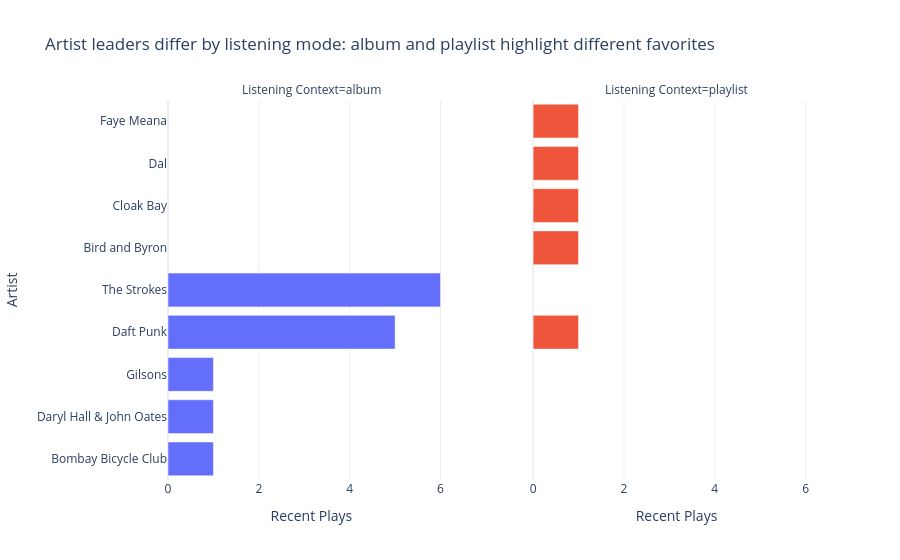

The code cell stored with this chart in its notebook:
### Code cell
# Q3 Visualization 2: top artists by listening mode (album vs playlist)
import plotly.express as px

if "artist_by_context" not in globals():
    raise NameError("Run the Question 3 analysis cell first to create artist_by_context.")

context_order = ["album", "playlist"]
artist_context_plot = artist_by_context.copy()
artist_context_plot["context"] = pd.Categorical(
    artist_context_plot["context"], categories=context_order, ordered=True
)
artist_context_plot = artist_context_plot.sort_values(["context", "plays"], ascending=[True, True])

q3_context_bars = px.bar(
    artist_context_plot,
    x="plays",
    y="artist",
    color="context",
    orientation="h",
    facet_col="context",
    facet_col_spacing=0.12,
    category_orders={"context": context_order},
    labels={"plays": "Recent Plays", "artist": "Artist", "context": "Listening Context"},
    title="Artist leaders differ by listening mode: album and playlist highlight different favorites",
)

q3_context_bars.update_layout(template="plotly_white", showlegend=False)
q3_context_bars.for_each_annotation(lambda a: a.update(text=a.text.replace("context=", "Context: ")))
q3_context_bars.show()

### Figure 1 — Plotly figure (JSON) as saved in the notebook; plotly's stock layout.template omitted (floating-point values rounded to 4 significant figures)
{"data": [{"hovertemplate": "Listening Context=album<br>Recent Plays=%{x}<br>Artist=%{y}<extra></extra>", "legendgroup": "album", "marker": {"color": "#636efa", "pattern": {"shape": ""}}, "name": "album", "orientation": "h", "showlegend": true, "textposition": "auto", "type": "bar", "x": [1, 1, 1, 5, 6], "xaxis": "x", "y": ["Bombay Bicycle Club", "Daryl Hall & John Oates", "Gilsons", "Daft Punk", "The Strokes"], "yaxis": "y"}, {"hovertemplate": "Listening Context=playlist<br>Recent Plays=%{x}<br>Artist=%{y}<extra></extra>", "legendgroup": "playlist", "marker": {"color": "#EF553B", "pattern": {"shape": ""}}, "name": "playlist", "orientation": "h", "showlegend": true, "textposition": "auto", "type": "bar", "x": [1, 1, 1, 1, 1], "xaxis": "x2", "y": ["Bird and Byron", "Cloak Bay", "Daft Punk", "Dal", "Faye Meana"], "yaxis": "y2"}], "layout": {"annotations": [{"font": {}, "showarrow": false, "text": "Listening Context=album", "x": 0.22, "xanchor": "center", "xref": "paper", "y": 1, "yanchor": "bottom", "yref": "paper"}, {"font": {}, "showarrow": false, "text": "Listening Context=playlist", "x": 0.78, "xanchor": "center", "xref": "paper", "y": 1, "yanchor": "bottom", "yref": "paper"}], "barmode": "relative", "legend": {"title": {"text": "Listening Context"}, "tracegroupgap": 0}, "showlegend": false, "title": {"text": "Artist leaders differ by listening mode: album and playlist highlight different favorites"}, "xaxis": {"anchor": "y", "domain": [0, 0.44], "title": {"text": "Recent Plays"}}, "xaxis2": {"anchor": "y2", "domain": [0.56, 1], "matches": "x", "title": {"text": "Recent Plays"}}, "yaxis": {"anchor": "x", "domain": [0, 1], "title": {"text": "Artist"}}, "yaxis2": {"anchor": "x2", "domain": [0, 1], "matches": "y", "showticklabels": false}}}
